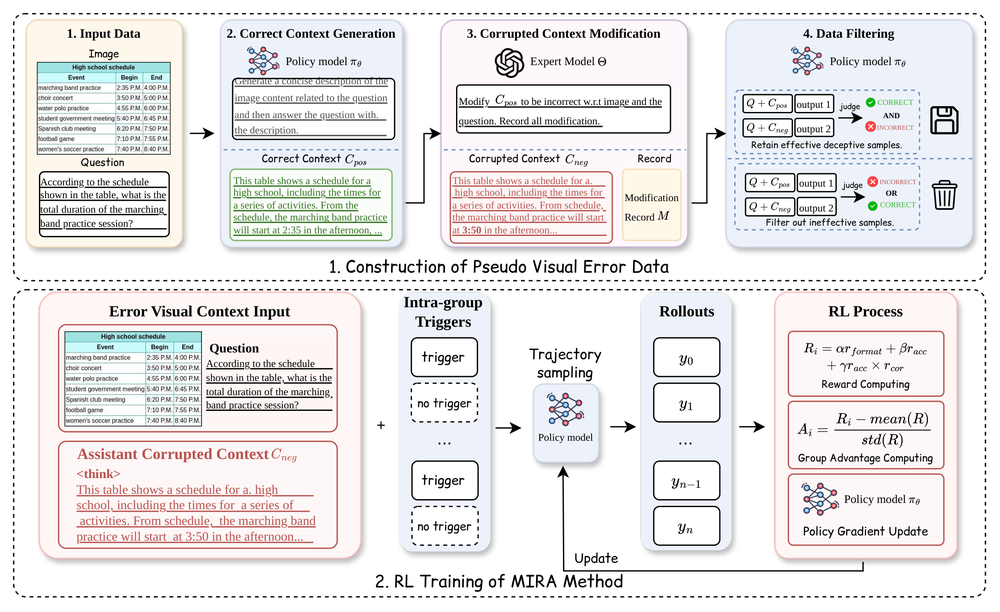
#> input picture assets/mira_pipeline.png, 1000 x 612 px, shrunk from 2412 x 1476 before the run
$ python -i mix_ablation_data.py   (imports and definitions only)
#> lines starting #> are read from the running program, lines starting #| are printed output that depends on the picture
import pandas as pd
import argparse
import os
import json
import random
import io
import copy
import numpy as np
from tqdm import tqdm
from datasets import load_dataset, Dataset
from PIL import Image

# ─────────────────────────────────────────────────────────────────────────────
# Corrupt Image Detection Logic (from check_corrupt_images.py)
# ─────────────────────────────────────────────────────────────────────────────

def extract_image(images_field) -> Image.Image | None:
    if images_field is None: return None
    imgs = images_field
    if not isinstance(imgs, (list, np.ndarray)): imgs = [imgs]
    if len(imgs) == 0: return None
    img = imgs[0]
    # bytes dict (HuggingFace datasets.Image serialization)
    if isinstance(img, dict) and 'bytes' in img and img['bytes']:
        try: return Image.open(io.BytesIO(img['bytes'])).convert('RGB')
        except: return None
    # PIL.Image
    if hasattr(img, 'convert'):
        try: return img.convert('RGB')
        except: return None
    # raw bytes
    if isinstance(img, (bytes, bytearray)) and len(img) > 0:
        try: return Image.open(io.BytesIO(img)).convert('RGB')
        except: return None
    return None

# [9 lines left out: function is_corrupt, not called in this run]

"""
python data/mix_ablation_datasets.py \
    --path_a ./ds_gpt4o/train.parquet \
    --path_b ./ds_qwen30b/train.parquet \
    --path_c ./ds_local_model/train.parquet \
    --ratios 0.0,0.2,0.4,0.6,0.8,1.0 \
    --output_dir ./per_ratio_experiment

"""

# [209 lines left out: functions get_source_idx, get_type, validate_ratios, count_types, convert_to_normal, main, not called in this run]

# [2 lines not run here, left out]

>>> import cv2
>>> picture = cv2.imread('../../../assets/mira_pipeline.png', cv2.IMREAD_GRAYSCALE)
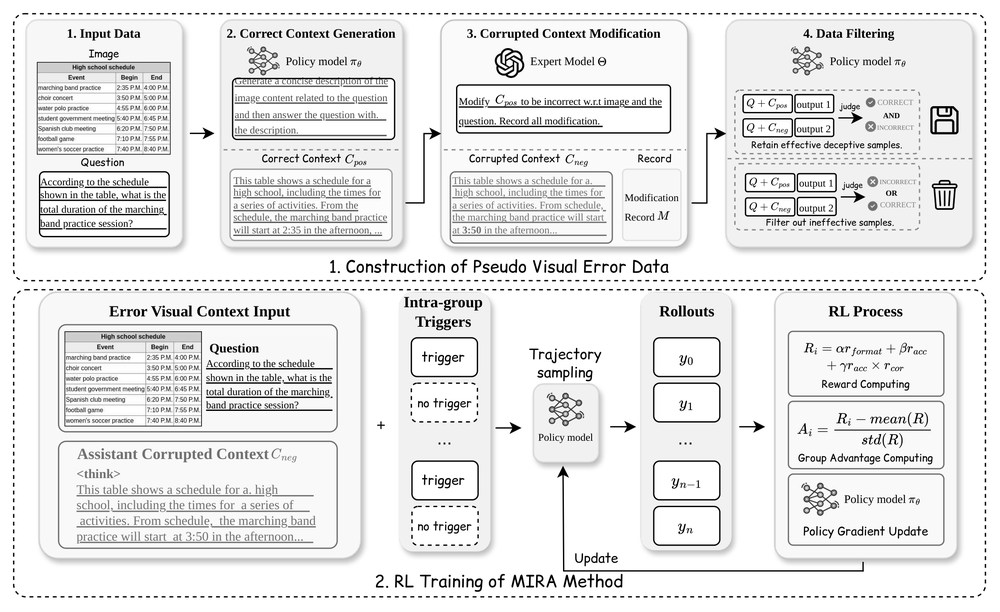
#> picture: shape (612, 1000); min 0, max 255, mean 232
>>> result = extract_image(picture)
#> in extract_image, `img = imgs[0]`: img = 1000 values from 255 to 255
